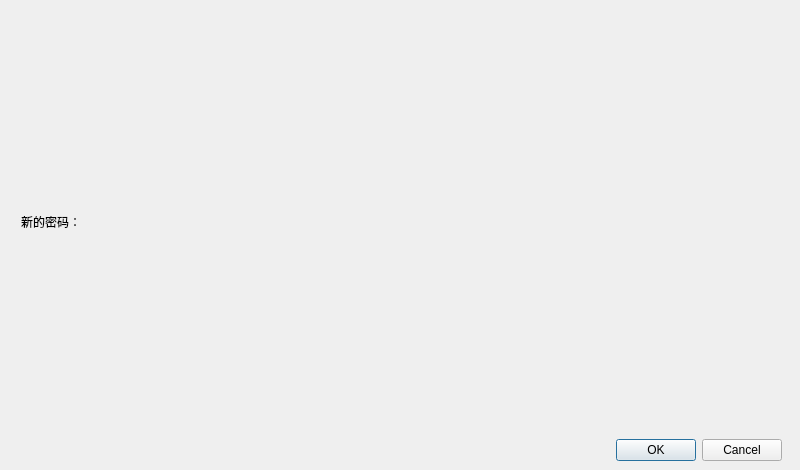
<?xml version="1.0" encoding="UTF-8"?>
<ui version="4.0">
 <class>newpassword</class>
 <widget class="QDialog" name="newpassword">
  <property name="geometry">
   <rect>
    <x>0</x>
    <y>0</y>
    <width>800</width>
    <height>470</height>
   </rect>
  </property>
  <property name="windowTitle">
   <string>Dialog</string>
  </property>
  <widget class="QWidget" name="">
   <property name="geometry">
    <rect>
     <x>21</x>
     <y>10</y>
     <width>761</width>
     <height>451</height>
    </rect>
   </property>
   <layout class="QVBoxLayout" name="verticalLayout">
    <item>
     <spacer name="verticalSpacer">
      <property name="orientation">
       <enum>Qt::Vertical</enum>
      </property>
      <property name="sizeHint" stdset="0">
       <size>
        <width>238</width>
        <height>98</height>
       </size>
      </property>
     </spacer>
    </item>
    <item>
     <layout class="QHBoxLayout" name="horizontalLayout">
      <item>
       <widget class="QLabel" name="label">
        <property name="text">
         <string>新的密码：</string>
        </property>
       </widget>
      </item>
     </layout>
    </item>
    <item>
     <spacer name="verticalSpacer_2">
      <property name="orientation">
       <enum>Qt::Vertical</enum>
      </property>
      <property name="sizeHint" stdset="0">
       <size>
        <width>68</width>
        <height>58</height>
       </size>
      </property>
     </spacer>
    </item>
    <item>
     <layout class="QHBoxLayout" name="horizontalLayout_2">
      <item>
       <spacer name="horizontalSpacer">
        <property name="orientation">
         <enum>Qt::Horizontal</enum>
        </property>
        <property name="sizeHint" stdset="0">
         <size>
          <width>40</width>
          <height>20</height>
         </size>
        </property>
       </spacer>
      </item>
      <item>
       <widget class="QDialogButtonBox" name="buttonBox">
        <property name="orientation">
         <enum>Qt::Horizontal</enum>
        </property>
        <property name="standardButtons">
         <set>QDialogButtonBox::Cancel|QDialogButtonBox::Ok</set>
        </property>
       </widget>
      </item>
     </layout>
    </item>
   </layout>
  </widget>
 </widget>
 <resources/>
 <connections>
  <connection>
   <sender>buttonBox</sender>
   <signal>accepted()</signal>
   <receiver>newpassword</receiver>
   <slot>accept()</slot>
   <hints>
    <hint type="sourcelabel">
     <x>623</x>
     <y>445</y>
    </hint>
    <hint type="destinationlabel">
     <x>157</x>
     <y>274</y>
    </hint>
   </hints>
  </connection>
  <connection>
   <sender>buttonBox</sender>
   <signal>rejected()</signal>
   <receiver>newpassword</receiver>
   <slot>reject()</slot>
   <hints>
    <hint type="sourcelabel">
     <x>691</x>
     <y>451</y>
    </hint>
    <hint type="destinationlabel">
     <x>286</x>
     <y>274</y>
    </hint>
   </hints>
  </connection>
 </connections>
</ui>
